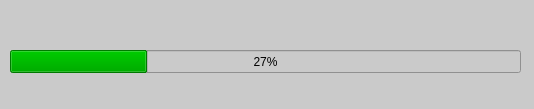
<?xml version="1.0" encoding="UTF-8"?>
<ui version="4.0">
 <class>MainWindow</class>
 <widget class="QMainWindow" name="MainWindow">
  <property name="geometry">
   <rect>
    <x>0</x>
    <y>0</y>
    <width>534</width>
    <height>109</height>
   </rect>
  </property>
  <property name="minimumSize">
   <size>
    <width>534</width>
    <height>109</height>
   </size>
  </property>
  <property name="maximumSize">
   <size>
    <width>534</width>
    <height>109</height>
   </size>
  </property>
  <property name="windowTitle">
   <string>Relatorios</string>
  </property>
  <property name="styleSheet">
   <string notr="true">background-color: rgb(202, 202, 202);</string>
  </property>
  <property name="animated">
   <bool>true</bool>
  </property>
  <widget class="QWidget" name="centralwidget">
   <widget class="QProgressBar" name="progressBar">
    <property name="geometry">
     <rect>
      <x>10</x>
      <y>50</y>
      <width>511</width>
      <height>23</height>
     </rect>
    </property>
    <property name="autoFillBackground">
     <bool>false</bool>
    </property>
    <property name="styleSheet">
     <string notr="true">selection-background-color: rgb(0, 170, 0);</string>
    </property>
    <property name="value">
     <number>27</number>
    </property>
    <property name="alignment">
     <set>Qt::AlignRight|Qt::AlignTop|Qt::AlignTrailing</set>
    </property>
    <property name="textVisible">
     <bool>true</bool>
    </property>
    <property name="orientation">
     <enum>Qt::Horizontal</enum>
    </property>
    <property name="invertedAppearance">
     <bool>false</bool>
    </property>
    <property name="textDirection">
     <enum>QProgressBar::TopToBottom</enum>
    </property>
    <property name="format">
     <string notr="true">%p%</string>
    </property>
   </widget>
  </widget>
 </widget>
 <resources/>
 <connections/>
</ui>
